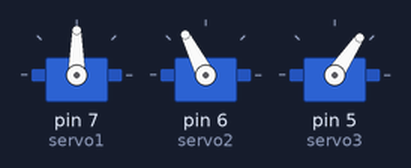
The sketch below on a simulated Arduino Uno, built with avr-gcc and run on an emulated ATmega328P. Shown: 3 × servo. Random numbers use the default seed unless the sketch sets one.

Above: at 0.1 s.
At 8.1 s:
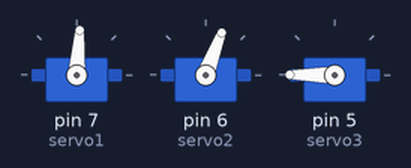
At 11.6 s:
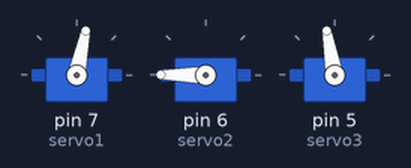
At 17.6 s:
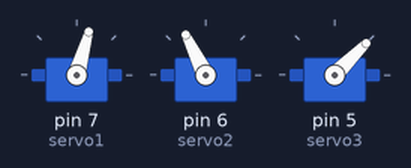
At 20.6 s:
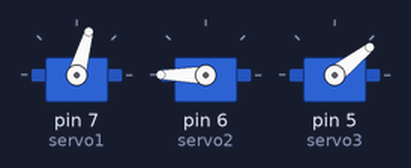
At 34.1 s:
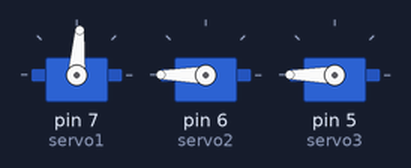
Timing chart, 0 to 40.0 s (numbered marks = the images above):
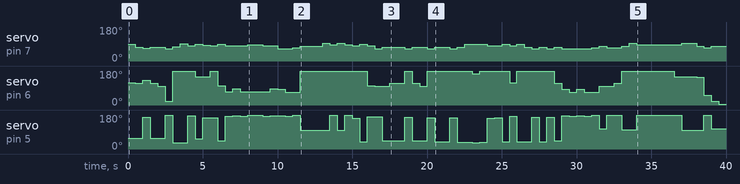

The sketch:

genetic_al.ino
```cpp
#include <Servo.h>
#include <time.h>
#include <stdlib.h>

//if our servos have restrictions on the range
//of motion, change these
#define lowerbound 5
#define upperbound 175
#define wait 500             //used in delay, in mS

//setup our servos
Servo servo1, servo2, servo3;

//declare the functions
void displayVars(unsigned int, unsigned int, unsigned int);
void crossover(unsigned int *, unsigned int *, unsigned int *, int);
void mutation(unsigned int *, unsigned int *, unsigned int *, int);
void testbounds(unsigned int *, unsigned int *, unsigned int *);

void setup() {
  Serial.begin(9600);           //setup serial communication for the monitor
  srand(time(NULL));            //set the seed for random

  servo1.attach(7);
  servo2.attach(6);
  servo3.attach(5);
}

void loop() {
  unsigned int s1, s2, s3;        //declare the output variables for our servos
  int i;

  //try to generate random numbers for our servos
  s1 = rand() * 13;
  srand(rand());
  s2 = rand() * rand();
  srand(rand());
  s3 = rand() + s2 * 8;

  while(1)
  {
    //if even
    if(i % 2 == 0)
    {
      mutation(&s1, &s2, &s3, i * 3);
    }
    else
      crossover(&s1, &s2, &s3, i % 8);

    srand(rand());                //use random to seed the next call to random
    i = rand();                   //set i to a random number

    servo1.write(s1);
    servo2.write(s2);
    servo3.write(s3);
    delay(wait);

  }

}

void displayVars(unsigned int s1, unsigned int s2, unsigned int s3)
{
  Serial.print("s1 = ");
  Serial.print(s1, HEX);
  Serial.print(" s2 = ");
  Serial.print(s2,HEX);
  Serial.print(" s3 = ");
  Serial.println(s3, HEX);

}

//take in pointers to integers and set them using a crossover function depending on the number
//of crossovers wanted
void crossover(unsigned int *s1, unsigned int *s2, unsigned int *s3, int num)
{
    unsigned int p1, p2, c1, c2;

    //create parents using our inputs
    //whatever the number of crossovers, parents will always be the same
    p1 = (((*s1 << 4) | ((*s2 >> 4) & 0x0F)) & 0xFFF);
    p2 = (((*s2 << 8) | (*s3 & 0xFF)) & 0xFFF);

    //these if statements determine which crossover to use
    if(num <2)
    {
      c1 = p2;
      c2 = p1;
    }
    else if(num == 2)
    {
      c1 = ((p1 & 0xFC0) | (p2 & 0x3F));
      c2 = ((p1 & 0x3F) | (p2 & 0xFC0));
    }
    else if(num == 3)
    {
      c1 = ((p1 & 0xF0F) | (p2 & 0x0F0));
      c2 = ((p1 & 0x0F0) | (p2 & 0xF0F));
    }
    else if(num == 4 || num == 5)
    {
      c1 = ((p1 & 0xE38) | (p2 & 0x1C7));
      c2 = ((p1 & 0x1C7) | (p2 & 0xE38));
    }
    else if(num == 6)
    {
      c1 = ((p1 & 0xCCC) | (p2 & 0x333));
      c2 = ((p1 & 0x333) | (p2 & 0xCCC));
    }
    else
    {
      c1 = ((p1 & 0xAAA) | (p2 & 0x555));
      c2 = ((p2 & 0x555) | (p2 & 0xAAA));
    }

    //set the servo pins
    *s1 = (c1 >> 4);
    *s2 = ((c1 & 0x0F) << 4) | ((c2 & 0xF00) >> 8);
    *s3 = (c2 & 0xFF);
}

//perform a mutation at a specified point
void mutation(unsigned int *s1, unsigned int *s2, unsigned int *s3, int num)
{
    unsigned int p1, p2;

    //create parents using our inputs
    p1 = (((*s1 << 4) | ((*s2 >> 4) & 0x0F)) & 0xFFF);
    p2 = (((*s2 << 8) | (*s3 & 0xFF)) & 0xFFF);

    //perform mutation
    p1 ^= (1 << (num % 12));
    p2 ^= (1 << (num % 12));

    //set the servo pins
    *s1 = (p1 >> 4);
    *s2 = ((p1 & 0x0F) << 4) | ((p2 & 0xF00) >> 8);
    *s3 = (p2 & 0xFF);
}

//make sure the bounds are not being violated. Because we are using servos
//we cannot have outputs greater than upper bound or less than the lower bound
void testbounds(unsigned int *s1, unsigned int *s2, unsigned int *s3)
{
    //mask to get only a byte of information
    *s1 &= 0xFF;
    *s2 &= 0xFF;
    *s3 &= 0xFF;

    if(*s1 < lowerbound)
      *s1 += (lowerbound + 5);
    if(*s1 > upperbound)
      *s1 -= 128;

    if(*s2 < lowerbound)
      *s2 += (lowerbound + 5);
    if(*s2 > upperbound)
      *s2 -= 128;

    if(*s3 < lowerbound)
      *s3 += (lowerbound + 5);
    if(*s3 > upperbound)
      *s3 -= 128;
}
```

Measured:
- by itself, servo on pin 7 (servo1): 90° → 74° at 0.50 s, → 67° 0.50 s later, → 74° 0.50 s later, → 66° 1.0 s later, … (53 changes in this stretch)
- by itself, servo on pin 5 (servo3): 56° → 167° at 1.0 s, → 56° 0.50 s later, → 57° 0.50 s later, → 180° 0.50 s later, … (57 changes in this stretch)
- by itself, servo on pin 6 (servo2): 117° → 116° at 0.50 s, → 132° 0.50 s later, → 116° 0.50 s later, → 100° 0.50 s later, … (40 changes in this stretch)
